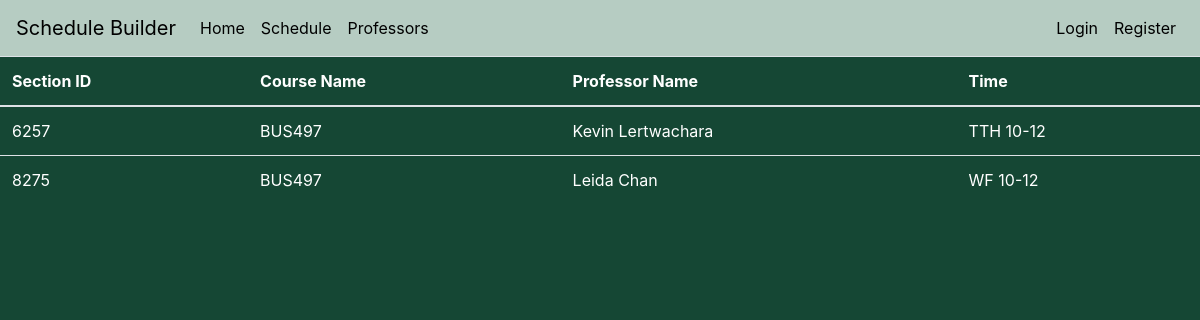
Page /BUS497 on the committed database.
### ScheduleCrafter/crafter/models.py (models this page shows)
class Section(db.Model):
    __tablename__ = "Sections"
    id = db.Column('SectionID', db.String(length=10), primary_key =True)
    course = db.Column('CourseName',db.String(), db.ForeignKey('Course.id'))
    professor = db.Column('ProfessorName',db.String(), db.ForeignKey('Professor.name'))
    time = db.Column('Time',db.String(length=20), nullable=True)

### ScheduleCrafter/crafter/routes.py (the view)
@app.route('/BUS497')
def BUS497():
    sections = Section.query.filter_by(course='BUS497')
    return render_template('sections.html', sections=sections)

### ScheduleCrafter/crafter/templates/sections.html (shortened to what this page needs)
{% extends 'base.html' %}
{% block content %}
    <table class="table table-hover" style="color:white; ">
        <thead>
            <tr>
                <th scope="col">Section ID</th>
                <th scope="col">Course Name</th>
                <th scope="col">Professor Name</th>
                <th scope="col">Time</th>
            </tr>
        </thead>
        <tbody>
            {% for section in sections %}
                <tr>
                    <td>{{ section.id }}</td>
                    <td>{{ section.course }}</td>
                    <td>{{ section.professor }}</td>
                    <td>{{ section.time }}</td>
                </tr>
            {% endfor %}
        </tbody>
    </table>
{% endblock %}

### ScheduleCrafter/crafter/templates/base.html (style rules this page uses)
body { background-color: #154734; color: white }

### rows in the picture
Section: id "6257", course "BUS497", professor "Kevin Lertwachara", time "TTH 10-12"
Section: id "8275", course "BUS497", professor "Leida Chan", time "WF 10-12"
